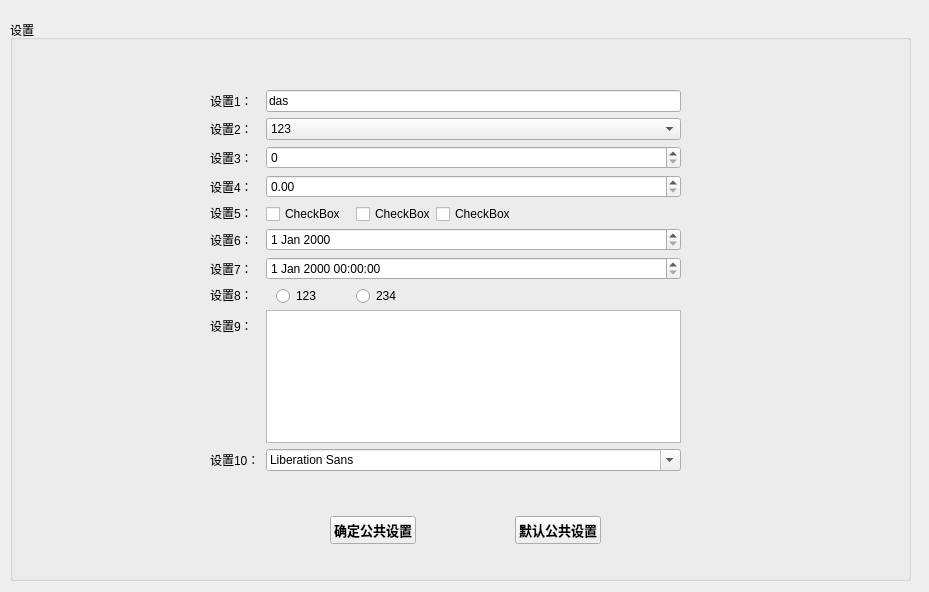
<?xml version="1.0" encoding="UTF-8"?>
<ui version="4.0">
 <class>tab3_frame</class>
 <widget class="QWidget" name="tab3_frame">
  <property name="geometry">
   <rect>
    <x>0</x>
    <y>0</y>
    <width>929</width>
    <height>592</height>
   </rect>
  </property>
  <property name="windowTitle">
   <string>Form</string>
  </property>
  <property name="styleSheet">
   <string notr="true"/>
  </property>
  <widget class="QGroupBox" name="tab3_groupBox">
   <property name="geometry">
    <rect>
     <x>10</x>
     <y>20</y>
     <width>901</width>
     <height>561</height>
    </rect>
   </property>
   <property name="styleSheet">
    <string notr="true"/>
   </property>
   <property name="title">
    <string>设置</string>
   </property>
   <property name="flat">
    <bool>true</bool>
   </property>
   <widget class="QWidget" name="horizontalLayoutWidget">
    <property name="geometry">
     <rect>
      <x>30</x>
      <y>13</y>
      <width>861</width>
      <height>55</height>
     </rect>
    </property>
    <layout class="QHBoxLayout" name="horizontalLayout">
     <item>
      <spacer name="horizontalSpacer">
       <property name="orientation">
        <enum>Qt::Horizontal</enum>
       </property>
       <property name="sizeType">
        <enum>QSizePolicy::Expanding</enum>
       </property>
       <property name="sizeHint" stdset="0">
        <size>
         <width>900</width>
         <height>10</height>
        </size>
       </property>
      </spacer>
     </item>
     <item>
      <widget class="QPushButton" name="import_tab3_setting_btn">
       <property name="sizePolicy">
        <sizepolicy hsizetype="Minimum" vsizetype="Maximum">
         <horstretch>20</horstretch>
         <verstretch>21</verstretch>
        </sizepolicy>
       </property>
       <property name="font">
        <font>
         <bold>false</bold>
        </font>
       </property>
       <property name="styleSheet">
        <string notr="true"/>
       </property>
       <property name="text">
        <string/>
       </property>
       <property name="icon">
        <iconset resource="../resource/mainPage.qrc">
         <normaloff>:/dark/import.svg</normaloff>:/dark/import.svg</iconset>
       </property>
       <property name="iconSize">
        <size>
         <width>15</width>
         <height>15</height>
        </size>
       </property>
       <property name="autoDefault">
        <bool>false</bool>
       </property>
       <property name="default">
        <bool>false</bool>
       </property>
       <property name="flat">
        <bool>true</bool>
       </property>
      </widget>
     </item>
     <item>
      <widget class="QPushButton" name="export_tab3_setting_btn">
       <property name="sizePolicy">
        <sizepolicy hsizetype="Minimum" vsizetype="Maximum">
         <horstretch>20</horstretch>
         <verstretch>21</verstretch>
        </sizepolicy>
       </property>
       <property name="font">
        <font>
         <bold>false</bold>
        </font>
       </property>
       <property name="styleSheet">
        <string notr="true"/>
       </property>
       <property name="text">
        <string/>
       </property>
       <property name="icon">
        <iconset resource="../resource/mainPage.qrc">
         <normaloff>:/dark/export.svg</normaloff>:/dark/export.svg</iconset>
       </property>
       <property name="iconSize">
        <size>
         <width>15</width>
         <height>15</height>
        </size>
       </property>
       <property name="autoDefault">
        <bool>false</bool>
       </property>
       <property name="default">
        <bool>false</bool>
       </property>
       <property name="flat">
        <bool>true</bool>
       </property>
      </widget>
     </item>
    </layout>
   </widget>
   <widget class="QWidget" name="formLayoutWidget">
    <property name="geometry">
     <rect>
      <x>200</x>
      <y>70</y>
      <width>471</width>
      <height>381</height>
     </rect>
    </property>
    <layout class="QFormLayout" name="formLayout">
     <item row="0" column="0">
      <widget class="QLabel" name="Label_2">
       <property name="text">
        <string>设置1：</string>
       </property>
      </widget>
     </item>
     <item row="0" column="1">
      <widget class="QLineEdit" name="LineEdit">
       <property name="text">
        <string>das </string>
       </property>
       <property name="placeholderText">
        <string>请输入设置</string>
       </property>
      </widget>
     </item>
     <item row="1" column="0">
      <widget class="QLabel" name="Label_3">
       <property name="text">
        <string>设置2：</string>
       </property>
      </widget>
     </item>
     <item row="1" column="1">
      <widget class="QComboBox" name="ComboBox">
       <item>
        <property name="text">
         <string>123</string>
        </property>
       </item>
       <item>
        <property name="text">
         <string>123123</string>
        </property>
       </item>
       <item>
        <property name="text">
         <string>123123</string>
        </property>
       </item>
       <item>
        <property name="text">
         <string>1</string>
        </property>
       </item>
       <item>
        <property name="text">
         <string>2312</string>
        </property>
       </item>
       <item>
        <property name="text">
         <string>312</string>
        </property>
       </item>
       <item>
        <property name="text">
         <string>3</string>
        </property>
       </item>
       <item>
        <property name="text">
         <string>123</string>
        </property>
       </item>
       <item>
        <property name="text">
         <string>新建项目</string>
        </property>
       </item>
      </widget>
     </item>
     <item row="2" column="0">
      <widget class="QLabel" name="label">
       <property name="text">
        <string>设置3：</string>
       </property>
      </widget>
     </item>
     <item row="2" column="1">
      <widget class="QSpinBox" name="SpinBox"/>
     </item>
     <item row="3" column="0">
      <widget class="QLabel" name="Label_4">
       <property name="text">
        <string>设置4：</string>
       </property>
      </widget>
     </item>
     <item row="3" column="1">
      <widget class="QDoubleSpinBox" name="DoubleSpinBox">
       <property name="styleSheet">
        <string notr="true"/>
       </property>
      </widget>
     </item>
     <item row="4" column="0">
      <widget class="QLabel" name="Label_5">
       <property name="text">
        <string>设置5：</string>
       </property>
      </widget>
     </item>
     <item row="4" column="1">
      <widget class="QWidget" name="Widget" native="true">
       <widget class="QCheckBox" name="checkBox">
        <property name="geometry">
         <rect>
          <x>0</x>
          <y>0</y>
          <width>79</width>
          <height>20</height>
         </rect>
        </property>
        <property name="text">
         <string>CheckBox</string>
        </property>
       </widget>
       <widget class="QCheckBox" name="checkBox_2">
        <property name="geometry">
         <rect>
          <x>90</x>
          <y>0</y>
          <width>79</width>
          <height>20</height>
         </rect>
        </property>
        <property name="text">
         <string>CheckBox</string>
        </property>
       </widget>
       <widget class="QCheckBox" name="checkBox_3">
        <property name="geometry">
         <rect>
          <x>170</x>
          <y>0</y>
          <width>79</width>
          <height>20</height>
         </rect>
        </property>
        <property name="text">
         <string>CheckBox</string>
        </property>
       </widget>
      </widget>
     </item>
     <item row="5" column="0">
      <widget class="QLabel" name="Label_6">
       <property name="text">
        <string>设置6：</string>
       </property>
      </widget>
     </item>
     <item row="5" column="1">
      <widget class="QDateEdit" name="DateEdit"/>
     </item>
     <item row="6" column="0">
      <widget class="QLabel" name="Label_7">
       <property name="text">
        <string>设置7：</string>
       </property>
      </widget>
     </item>
     <item row="6" column="1">
      <widget class="QDateTimeEdit" name="DateTimeEdit"/>
     </item>
     <item row="7" column="0">
      <widget class="QLabel" name="Label_8">
       <property name="text">
        <string>设置8：</string>
       </property>
      </widget>
     </item>
     <item row="7" column="1">
      <widget class="QWidget" name="Widget_2" native="true">
       <widget class="QRadioButton" name="radioButton">
        <property name="geometry">
         <rect>
          <x>10</x>
          <y>0</y>
          <width>95</width>
          <height>20</height>
         </rect>
        </property>
        <property name="text">
         <string>123</string>
        </property>
       </widget>
       <widget class="QRadioButton" name="radioButton_2">
        <property name="geometry">
         <rect>
          <x>90</x>
          <y>0</y>
          <width>95</width>
          <height>20</height>
         </rect>
        </property>
        <property name="text">
         <string>234</string>
        </property>
       </widget>
      </widget>
     </item>
     <item row="8" column="0">
      <widget class="QLabel" name="Label_9">
       <property name="text">
        <string>设置9：</string>
       </property>
      </widget>
     </item>
     <item row="8" column="1">
      <widget class="QTextEdit" name="textEdit"/>
     </item>
     <item row="9" column="0">
      <widget class="QLabel" name="Label">
       <property name="text">
        <string>设置10：</string>
       </property>
      </widget>
     </item>
     <item row="9" column="1">
      <widget class="QFontComboBox" name="fontComboBox"/>
     </item>
    </layout>
   </widget>
   <widget class="QWidget" name="horizontalLayoutWidget_2">
    <property name="geometry">
     <rect>
      <x>20</x>
      <y>470</y>
      <width>871</width>
      <height>81</height>
     </rect>
    </property>
    <layout class="QHBoxLayout" name="horizontalLayout_2">
     <item>
      <spacer name="horizontalSpacer_2">
       <property name="orientation">
        <enum>Qt::Horizontal</enum>
       </property>
       <property name="sizeHint" stdset="0">
        <size>
         <width>300</width>
         <height>20</height>
        </size>
       </property>
      </spacer>
     </item>
     <item>
      <widget class="QPushButton" name="ok_setting_btn">
       <property name="font">
        <font>
         <pointsize>10</pointsize>
         <bold>true</bold>
        </font>
       </property>
       <property name="text">
        <string>确定公共设置</string>
       </property>
       <property name="icon">
        <iconset resource="../resource/mainPage.qrc">
         <normaloff>:/dark/ok.svg</normaloff>:/dark/ok.svg</iconset>
       </property>
       <property name="iconSize">
        <size>
         <width>20</width>
         <height>20</height>
        </size>
       </property>
      </widget>
     </item>
     <item>
      <spacer name="horizontalSpacer_4">
       <property name="orientation">
        <enum>Qt::Horizontal</enum>
       </property>
       <property name="sizeHint" stdset="0">
        <size>
         <width>10</width>
         <height>20</height>
        </size>
       </property>
      </spacer>
     </item>
     <item>
      <widget class="QPushButton" name="default_setting_btn">
       <property name="font">
        <font>
         <pointsize>10</pointsize>
         <bold>true</bold>
        </font>
       </property>
       <property name="text">
        <string>默认公共设置</string>
       </property>
       <property name="icon">
        <iconset resource="../resource/mainPage.qrc">
         <normaloff>:/dark/default.svg</normaloff>:/dark/default.svg</iconset>
       </property>
       <property name="iconSize">
        <size>
         <width>20</width>
         <height>20</height>
        </size>
       </property>
      </widget>
     </item>
     <item>
      <spacer name="horizontalSpacer_3">
       <property name="orientation">
        <enum>Qt::Horizontal</enum>
       </property>
       <property name="sizeHint" stdset="0">
        <size>
         <width>300</width>
         <height>20</height>
        </size>
       </property>
      </spacer>
     </item>
    </layout>
   </widget>
  </widget>
 </widget>
 <resources>
  <include location="../resource/mainPage.qrc"/>
 </resources>
 <connections/>
</ui>
